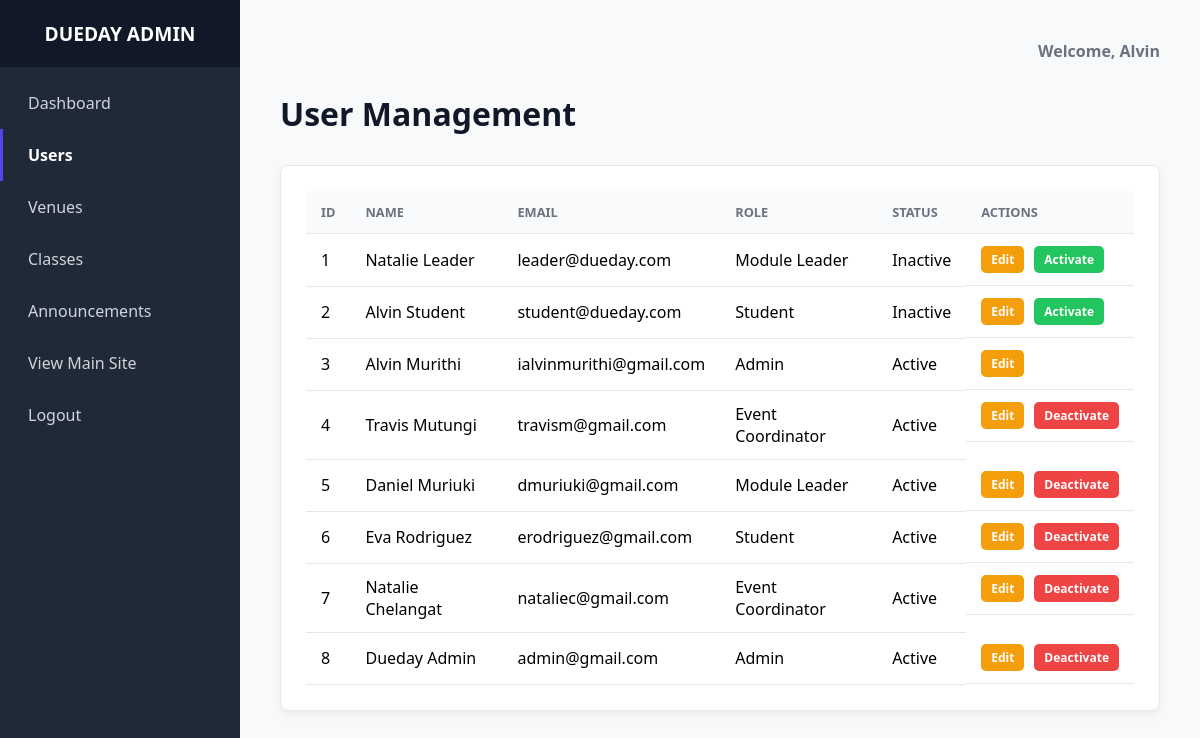
Screenshot of /admin/admin_users.php (signed in) with the database file from the repository.
### tables this page shows
CREATE TABLE `users` (
  `User_ID` int(11) NOT NULL,
  `Email` varchar(100) NOT NULL,
  `Password` varchar(255) NOT NULL,
  `F_Name` varchar(50) NOT NULL,
  `L_Name` varchar(50) NOT NULL,
  `Role_ID` int(11) NOT NULL,
  `status` varchar(20) NOT NULL DEFAULT 'active'
);

CREATE TABLE `role` (
  `Role_ID` int(11) NOT NULL,
  `Role_Name` varchar(50) NOT NULL
);

### admin/admin_users.php (the view, shortened to what this page needs)
<?php
require_once 'templates/header.php';
$users = $conn->query("SELECT u.User_ID, u.F_Name, u.L_Name, u.Email, u.status, r.Role_Name FROM Users u JOIN Role r ON u.Role_ID = r.Role_ID ORDER BY u.User_ID ASC")->fetch_all(MYSQLI_ASSOC);
?>
<head>
</head>
<h1 class="page-title">User Management</h1>
<div class="management-section">
    <table>
        <thead><tr><th>ID</th><th>Name</th><th>Email</th><th>Role</th><th>Status</th><th>Actions</th></tr></thead>
        <tbody>
            <?php foreach ($users as $user): ?>
                <tr>
                    <td><?php echo $user['User_ID']; ?></td>
                    <td><?php echo htmlspecialchars($user['F_Name'] . ' ' . $user['L_Name']); ?></td>
                    <td><?php echo htmlspecialchars($user['Email']); ?></td>
                    <td><?php echo htmlspecialchars($user['Role_Name']); ?></td>
                    <td><span class="status-<?php echo $user['status']; ?>"><?php echo htmlspecialchars(ucfirst($user['status'])); ?></span></td>
                    <td class="action-cell">
                        <a href="edit_user.php?id=<?php echo $user['User_ID']; ?>" class="table-action-btn edit">Edit</a>
                        <?php if ($user['User_ID'] != $_SESSION['user_id']): ?>
                        <form method="POST" action="admin_users.php" data-confirm="Are you sure you want to change this user's status?">
                            <button type="submit" class="table-action-btn <?php echo ($user['status'] === 'active') ? 'delete' : 'activate'; ?>">
                                <?php echo ($user['status'] === 'active') ? 'Deactivate' : 'Activate'; ?>
                            </button>
                        </form>
                        <?php endif; ?>
                    </td>
                </tr>
            <?php endforeach; ?>
        </tbody>
    </table>
</div>
<?php require_once 'templates/footer.php'; ?>

### assets/css/admin.css (style rules this page uses)
:root { --admin-bg: #f8f9fa; --sidebar-bg: #1f2937; --sidebar-text: #d1d5db; --sidebar-hover-bg: #374151; --sidebar-active-bg: #4f46e5; --card-bg: #ffffff; --card-shadow: rgba(0, 0, 0, 0.05); --border-color: #e5e7eb; --header-text: #111827; --subtle-text: #6b7280; --blue-accent: #4f46e5; --red-accent: #ef4444; --green-accent: #22c55e; --amber-accent: #f59e0b; }
* { margin: 0; padding: 0; box-sizing: border-box; font-family: system-ui, -apple-system, BlinkMacSystemFont, 'Segoe UI', Roboto, Oxygen, Ubuntu, Cantarell, 'Open Sans', 'Helvetica Neue', sans-serif; }
body { background-color: var(--admin-bg); }
.page-title { font-size: 2rem; color: var(--header-text); margin-bottom: 30px; }
.management-section, .widget { background-color: var(--card-bg); padding: 25px; border-radius: 8px; box-shadow: 0 4px 10px var(--card-shadow); border: 1px solid var(--border-color); margin-bottom: 30px; }
table { width: 100%; border-collapse: collapse; }
th, td { padding: 12px 15px; text-align: left; border-bottom: 1px solid var(--border-color); }
th { background-color: #f9fafb; font-size: 0.8rem; text-transform: uppercase; color: var(--subtle-text); }
.action-cell { display: flex; gap: 10px; align-items: center; }
.table-action-btn { padding: 5px 10px; border-radius: 5px; cursor: pointer; font-size: 12px; font-weight: 600; text-decoration: none; border: none; display: inline-block; color: white; }
.table-action-btn.edit { background-color: var(--amber-accent); }
.table-action-btn.delete { background-color: var(--red-accent); }
.table-action-btn.activate { background-color: var(--green-accent); }

### rows the page displays
users: User_ID "1", F_Name+L_Name "Natalie Leader", Email "leader@dueday.com", Role_ID.Role_Name "Module Leader", status "Inactive", shows "Activate"
users: User_ID "2", F_Name+L_Name "Alvin Student", Email "student@dueday.com", Role_ID.Role_Name "Student", status "Inactive", shows "Activate"
users: User_ID "3", F_Name+L_Name "Alvin Murithi", Email "ialvinmurithi@gmail.com", Role_ID.Role_Name "Admin", status "Active"
users: User_ID "4", F_Name+L_Name "Travis Mutungi", Email "travism@gmail.com", Role_ID.Role_Name "Event Coordinator", status "Active", shows "Deactivate"
users: User_ID "5", F_Name+L_Name "Daniel Muriuki", Email "dmuriuki@gmail.com", Role_ID.Role_Name "Module Leader", status "Active", shows "Deactivate"
users: User_ID "6", F_Name+L_Name "Eva Rodriguez", Email "erodriguez@gmail.com", Role_ID.Role_Name "Student", status "Active", shows "Deactivate"
users: User_ID "7", F_Name+L_Name "Natalie Chelangat", Email "nataliec@gmail.com", Role_ID.Role_Name "Event Coordinator", status "Active", shows "Deactivate"
users: User_ID "8", F_Name+L_Name "Dueday Admin", Email "admin@gmail.com", Role_ID.Role_Name "Admin", status "Active", shows "Deactivate"

### other values shown
$admin_name "Alvin"
